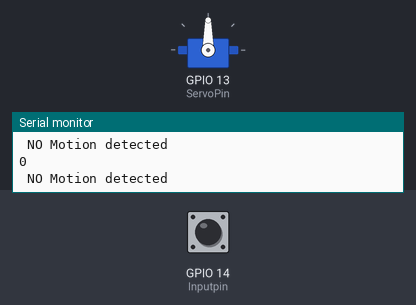
This sketch was run on a simulated ESP32. On the bench: servo, the last lines printed to the serial monitor. The inputs (shaded band) are chosen by the test bench; at power-on: GPIO 14 (Inputpin) LOW.

Above: at 1.2 s.
1.3 s: GPIO 14 (Inputpin) driven HIGH
5.9 s: GPIO 14 (Inputpin) driven LOW
At 7.4 s:
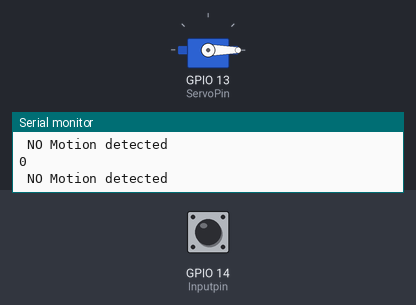
7.7 s: GPIO 14 (Inputpin) pulsed HIGH 2 times (0.12 s each, 0.3 s apart)
At 8.7 s:
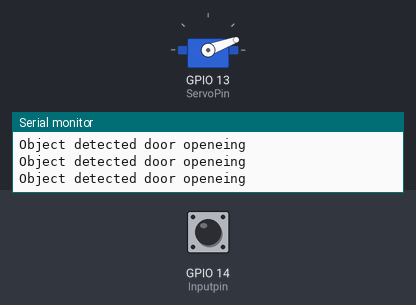
11.3 s: GPIO 14 (Inputpin) driven HIGH
Timing chart, 0 to 67.8 s (numbered marks = the images above; inputs shaded):
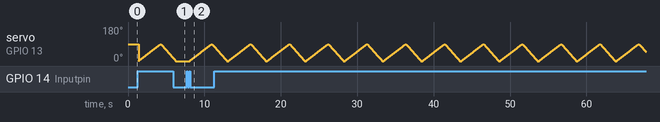

Measured:
- after the input at 5.9 s, servo on GPIO 13 (ServoPin): goes on until 6.3 s, then stays 0°
- after the input at 7.7 s, servo on GPIO 13 (ServoPin): rises from 0° to 90° in 2.9 s, then falls to 76° in 0.34 s

The sketch:

SERVO_PIR__EXP5.ino
```cpp
#include <ESP32Servo.h>

static const int ServoPin = 13;
Servo Servo1;
int Inputpin=14;
int pirstate=LOW;
int value=0;


void setup() {

  Serial.begin(9600);
  Servo1.attach(ServoPin);
   pinMode(Inputpin,INPUT);


}

void loop() {

  value=digitalRead(Inputpin);
  Serial.println(value);
  if(value==HIGH){
    Serial.println(" motion detected");
    for(int PosDegrees=0;PosDegrees<=90;PosDegrees++){
       Servo1.write(PosDegrees);
       Serial.println("Object detected door openeing");
       //delay(500);
      }
        for(int PosDegrees=90;PosDegrees>=0;PosDegrees--){
        Servo1.write(PosDegrees);
       Serial.println("Object not Detected");
       //delay(500);

        }

     }


  else
  Serial.println(" NO Motion detected");

  delay(200);

  }
```
